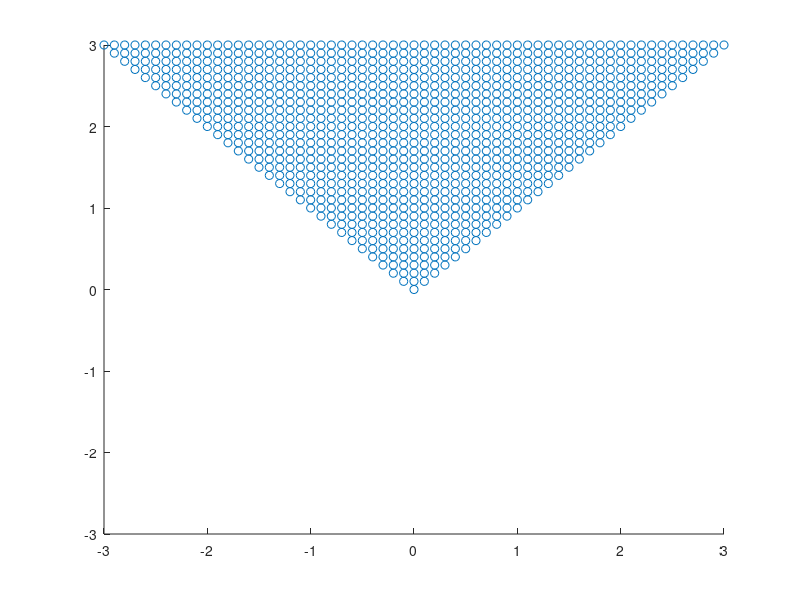

Reproduce this figure in MATLAB. (Note: this script raises an error after producing the figure.)
clc;clear all;close all;


%% Second order cones in 2D

inpts   = [];
outpts  = [];
xu      =  3;
divb    = 30;

constraint1 = @(i,j) sqrt(i^2) <= j;%cone should contain the origin
% constraint1 = @(i,j) sqrt(i^2 + j^2) <= 2*i + j -3;%not a cone
% constraint1 = @(i,j) (sqrt(i^2) <= j) && (sqrt(i^2) <= 2*j
% -1);%intersection is convex, not a cone

for i=-xu:xu/divb:xu
    for j=-xu:xu/divb:xu
        if (constraint1(i,j))
            inpts = [inpts;i,j];
        else
            outpts = [outpts;i,j];
        end
    end
end
if(~isempty(inpts))
    figure;
    scatter(inpts(:,1),inpts(:,2));
    axis([-xu xu -xu xu])
end


%% Second order cones in 3D
clc;clear all;close all;
inpts   = [];
outpts  = [];
xu      =  3;
divb    = 10;

constraint1 = @(A,i,j,k) norm(A*[i;j],2) <= k;

A = randn(2,2);
for i=-xu:xu/divb:xu
    for j=-xu:xu/divb:xu
        for k=-xu:xu/divb:xu
            if (constraint1(A,i,j,k))
                inpts = [inpts;i,j,k];
            else
                outpts = [outpts;i,j,k];
            end
        end
    end
end
% if(~isempty(inpts))
%     figure;
%     hullcoord = convhulln(inpts);
%     scatter3(inpts(hullcoord(:,1),1),inpts(hullcoord(:,2),2),inpts(hullcoord(:,3),3));
%     axis([-xu xu -xu xu -xu xu])
% end
if(~isempty(inpts))
    figure;
    DT = delaunayTriangulation(inpts);
    [K,v] = convexHull(DT);
    trisurf(K,DT.Points(:,1),DT.Points(:,2),DT.Points(:,3),...
       'FaceColor','cyan');
    axis([-xu xu -xu xu -xu xu])
end